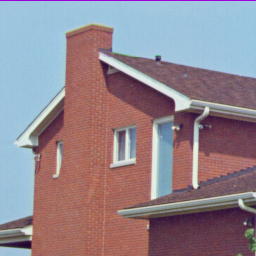
#> input picture image/house.tiff, 256 x 256 px, found by its file name
$ python sir_demand.py
#> lines starting #> are read from the running program, lines starting #| are printed output that depends on the picture
import cv2
import numpy as np
import matplotlib.pyplot as plt

# Load the original image and convert it to grayscale
image = cv2.imread('house.tiff')
#> image is the input picture: shape (256, 256, 3); mean B, G, R 142, 133, 146.6
gray_image = cv2.cvtColor(image, cv2.COLOR_BGR2GRAY)
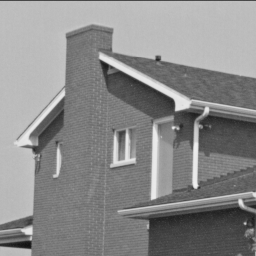
#> gray_image: shape (256, 256); min 17, max 239, mean 138.1
print(gray_image)
#> (printed output is left out)

# Define a 3x3 averaging kernel
kernel = np.ones((3, 3), np.float32) / 9

# Apply convolution to calculate the mean of each 3x3 neighborhood
mean_3x3 = cv2.filter2D(gray_image, -1, kernel)
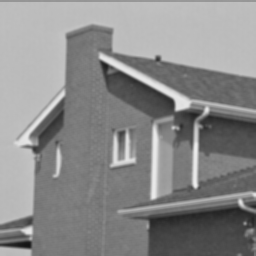
#> mean_3x3: shape (256, 256); min 20, max 237, mean 138.2
print("mean_wali:",mean_3x3)
#> (printed output is left out)

# Plotting the original image and its histogram
plt.figure(figsize=(12, 6))

# Original Grayscale Image
plt.subplot(2, 2, 1)
plt.imshow(gray_image, cmap='gray')
plt.title("Original Grayscale Image")
plt.axis('off')

# Histogram of Original Grayscale Image
plt.subplot(2, 2, 2)
plt.hist(gray_image.ravel(), 256, [0, 256])
plt.title("Histogram of Original Image")

# Mean Filtered Image
plt.subplot(2, 2, 3)
plt.imshow(mean_3x3, cmap='gray')
plt.title("Mean Filtered Image")
plt.axis('off')

# Histogram of Mean Filtered Image
plt.subplot(2, 2, 4)
plt.hist(mean_3x3.ravel(), 256, [0, 256])
plt.title("Histogram of Mean Filtered Image")

plt.tight_layout()
plt.show()
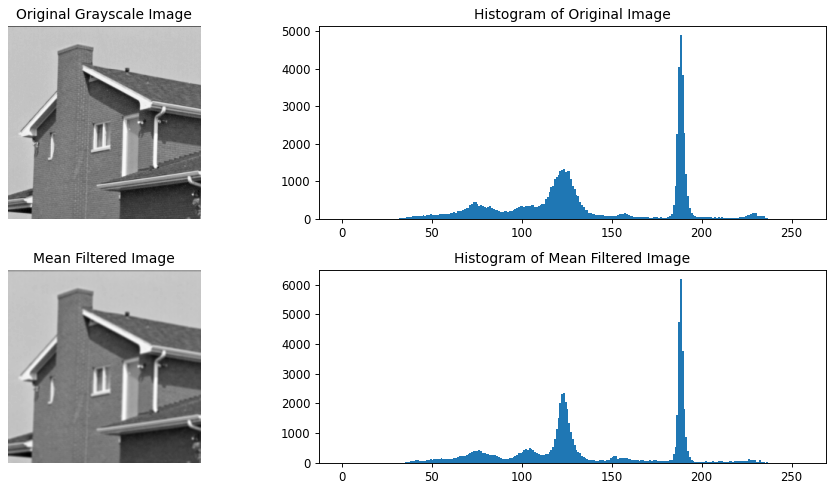
#> figure drawn by matplotlib, 4 panels; panel 2: tallest bar 4884 high, from x = 188 to 189; panel 4: tallest bar 6192 high, from x = 188 to 189

$ run again, with image/truck.tiff copied over image/house.tiff
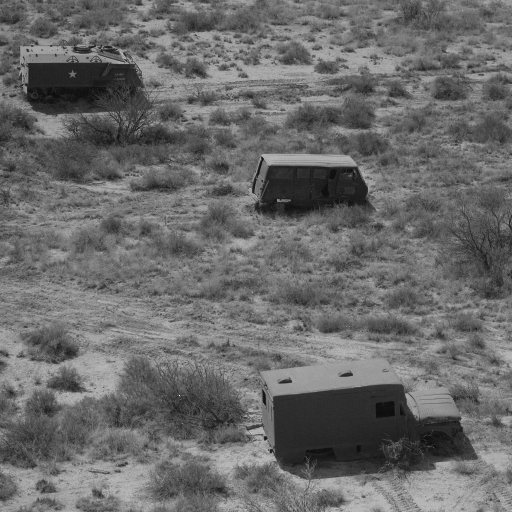
#> input picture image/truck.tiff, 512 x 512 px, found by its file name
#> image is the input picture: shape (512, 512, 3); min 12, max 249, mean 106.4
#> (printed output is left out)
#> (printed output is left out)
#> `plt.show()`:
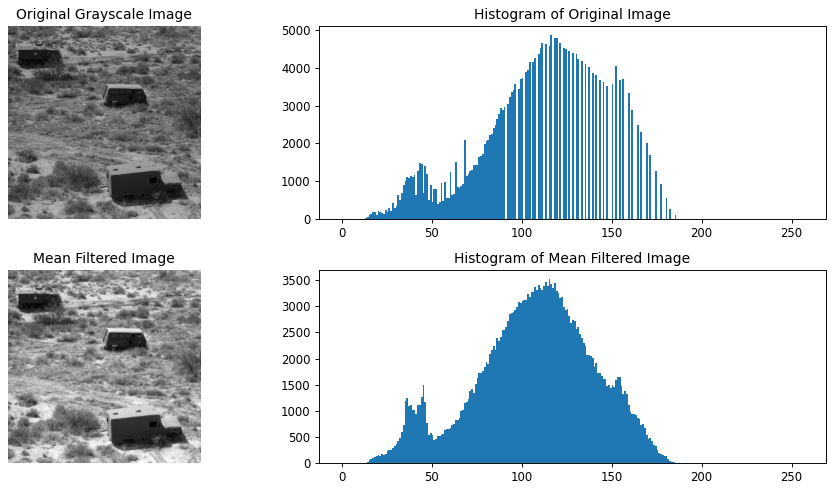
#> figure drawn by matplotlib, 4 panels; panel 2: tallest bar 4861 high, from x = 116 to 117; panel 4: tallest bar 3526 high, from x = 115 to 116
